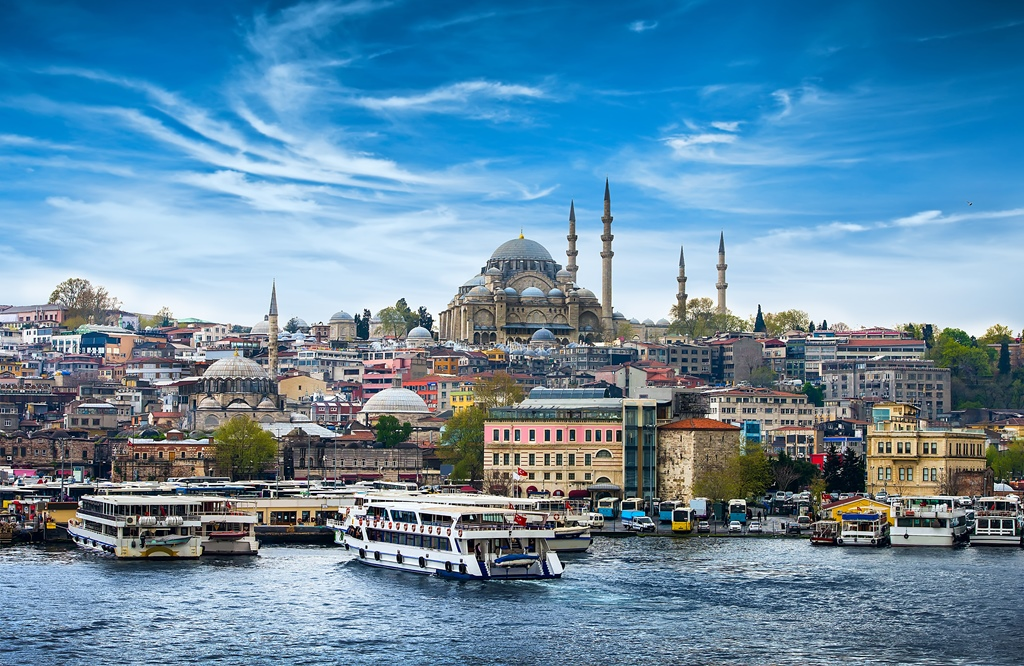
#> input picture Pictures/picture3.jpg, 1024 x 666 px
$ python LogTransformation.py
#> lines starting #> are read from the running program, lines starting #| are printed output that depends on the picture
from cv2 import cv2
from matplotlib import pyplot as plt
import numpy as np


def log_transform(r, c):
    r = r.astype(float)
    s = c*np.log(1 + r)
    return s.astype(np.uint8)


def re_scale(image):
    s = image.astype(float)
    s -= np.min(s)
    s /= np.max(s)
    return (s*255).astype(np.uint8)


# 0 parameter will make it with no color channels. Black&White, only.
img = cv2.imread('../Pictures/picture3.jpg', 0)
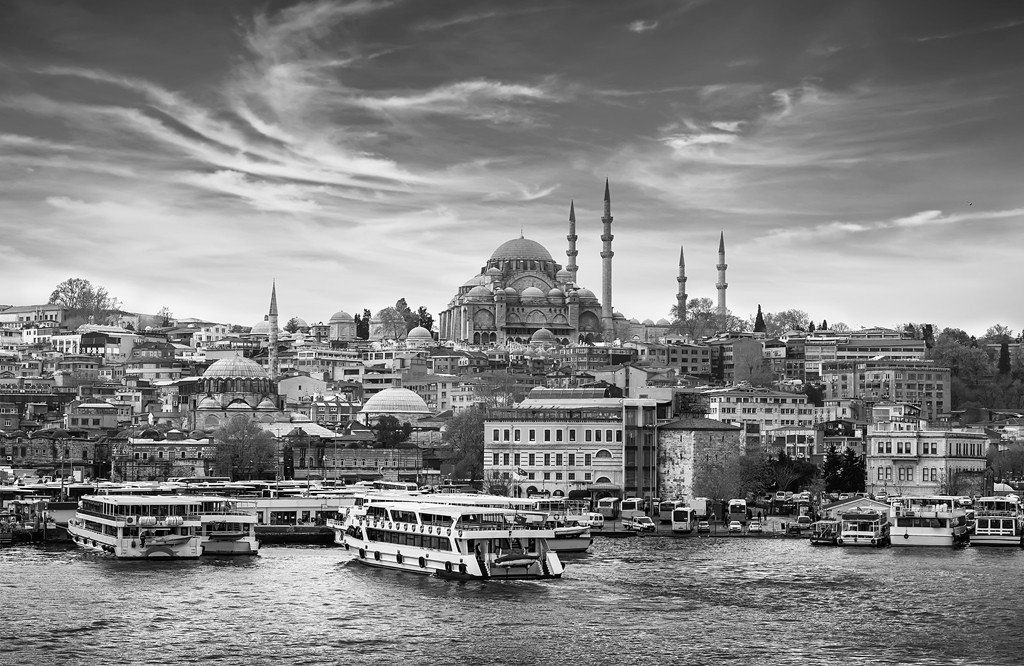
#> img: shape (666, 1024); min 0, max 255, mean 130.7
print(img.shape, img.dtype)
#| (666, 1024) uint8

log_image = log_transform(img, c=1)
#> in log_transform, `s = c*np.log(1 + r)`:
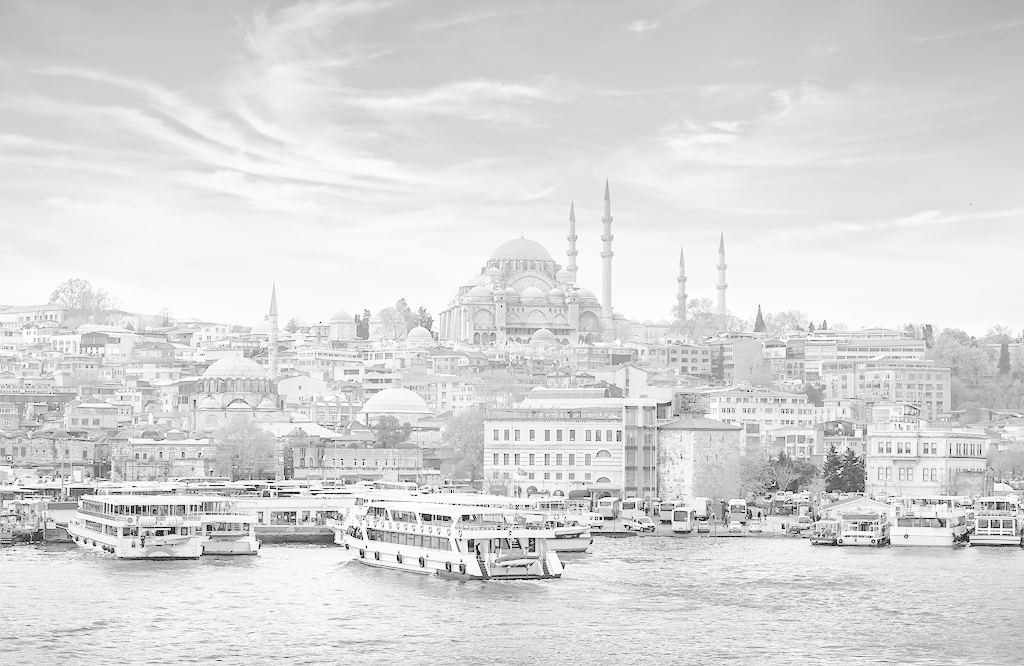
#> s: shape (666, 1024) float64; min 0, max 5.55, mean 4.74; drawn with min black and max white
#> in log_transform, `return s.astype(np.uint8)`:
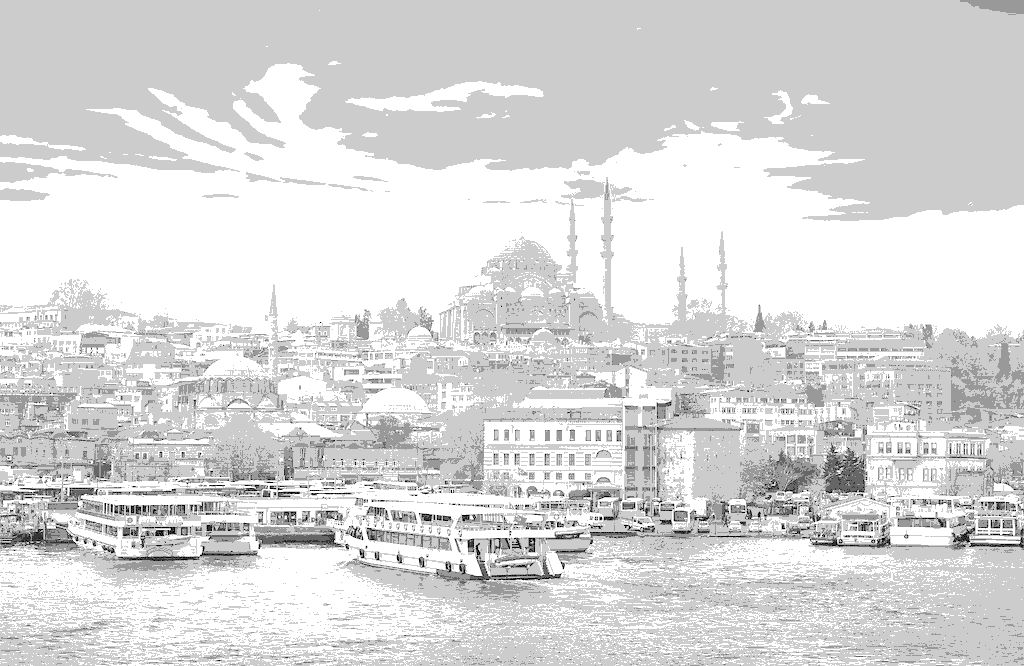
#> returned value: shape (666, 1024); min 0, max 5, mean 4.27; drawn with min black and max white

print("Before rescale")
print("Log min: ", np.min(log_image))
#| Log min:  0
print("Log max: ", np.max(log_image))
#| Log max:  5

# Without rescaling, it is just black at least for humans.
log_image = re_scale(log_image)

print("After rescale")
print("Log min: ", np.min(log_image))
#| Log min:  0
print("Log max: ", np.max(log_image))
#| Log max:  255

show_diff = np.vstack((img, log_image))
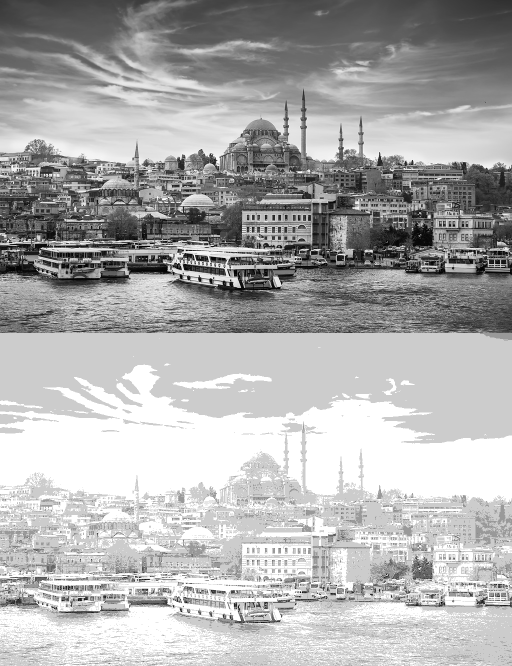
#> show_diff: shape (1332, 1024) (shown at 1/2 size); min 0, max 255, mean 174.3

print("Original image: ", img.shape)
#| Original image:  (666, 1024)
print("Log image: ", log_image.shape)
#| Log image:  (666, 1024)
print("Stacked image: ", show_diff.shape)
#| Stacked image:  (1332, 1024)

plt.imshow(show_diff, cmap="gray")
plt.show()

$ run again, with Pictures/picture1.jpg copied over Pictures/picture3.jpg
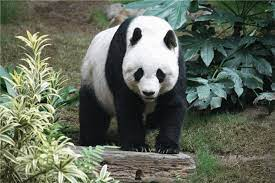
#> input picture Pictures/picture1.jpg, 275 x 183 px
#| (183, 275) uint8
#> in log_transform, `return s.astype(np.uint8)`:
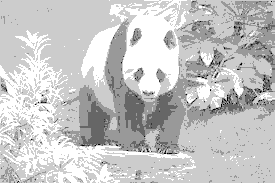
#> returned value: shape (183, 275); min 0, max 5, mean 3.88; drawn with min black and max white
#| Log min:  0
#| Log max:  5
#| Log min:  0
#| Log max:  255
#> `show_diff = np.vstack((img, log_image))`:
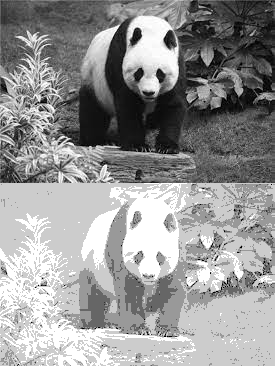
#> show_diff: shape (366, 275); min 0, max 255, mean 149.3
#| Original image:  (183, 275)
#| Log image:  (183, 275)
#| Stacked image:  (366, 275)

$ run again, with Pictures/picture2.jpg copied over Pictures/picture3.jpg
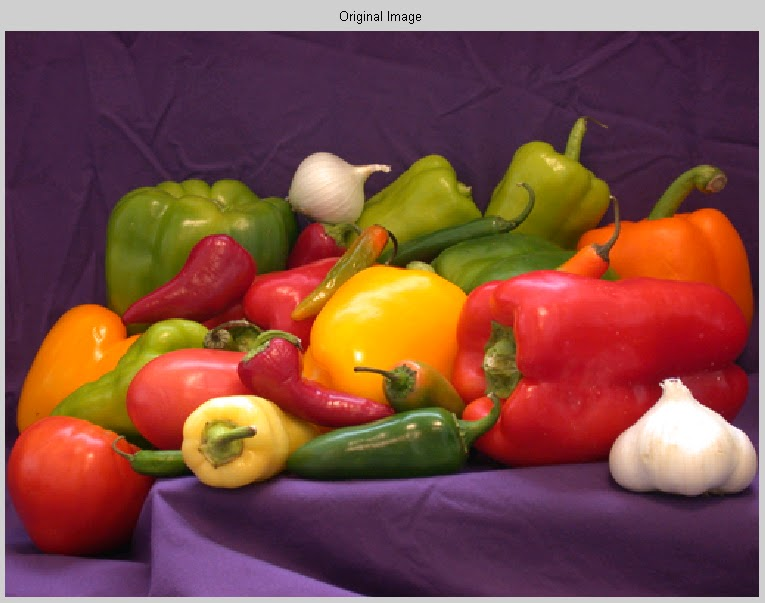
#> input picture Pictures/picture2.jpg, 765 x 603 px
#| (603, 765) uint8
#> in log_transform, `return s.astype(np.uint8)`:
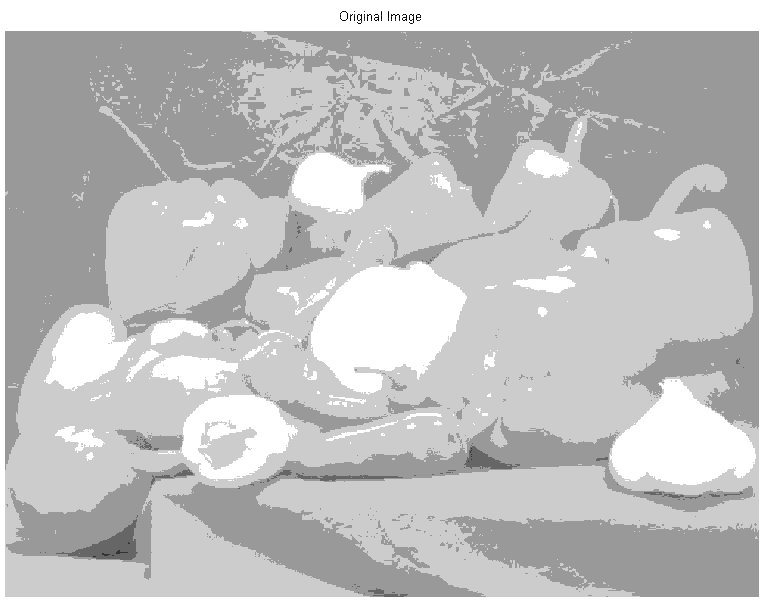
#> returned value: shape (603, 765); min 0, max 5, mean 3.78; drawn with min black and max white
#| Log min:  0
#| Log max:  5
#| Log min:  0
#| Log max:  255
#> `show_diff = np.vstack((img, log_image))`:
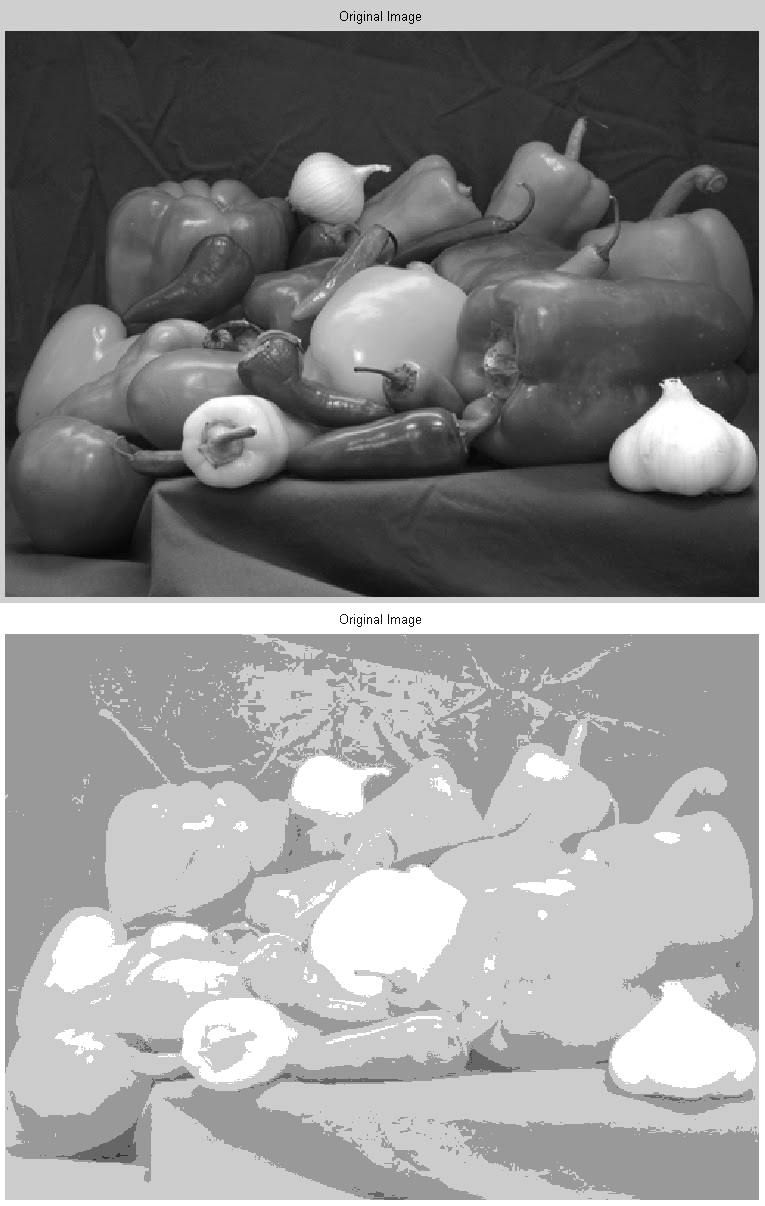
#> show_diff: shape (1206, 765); min 0, max 255, mean 141.4
#| Original image:  (603, 765)
#| Log image:  (603, 765)
#| Stacked image:  (1206, 765)
